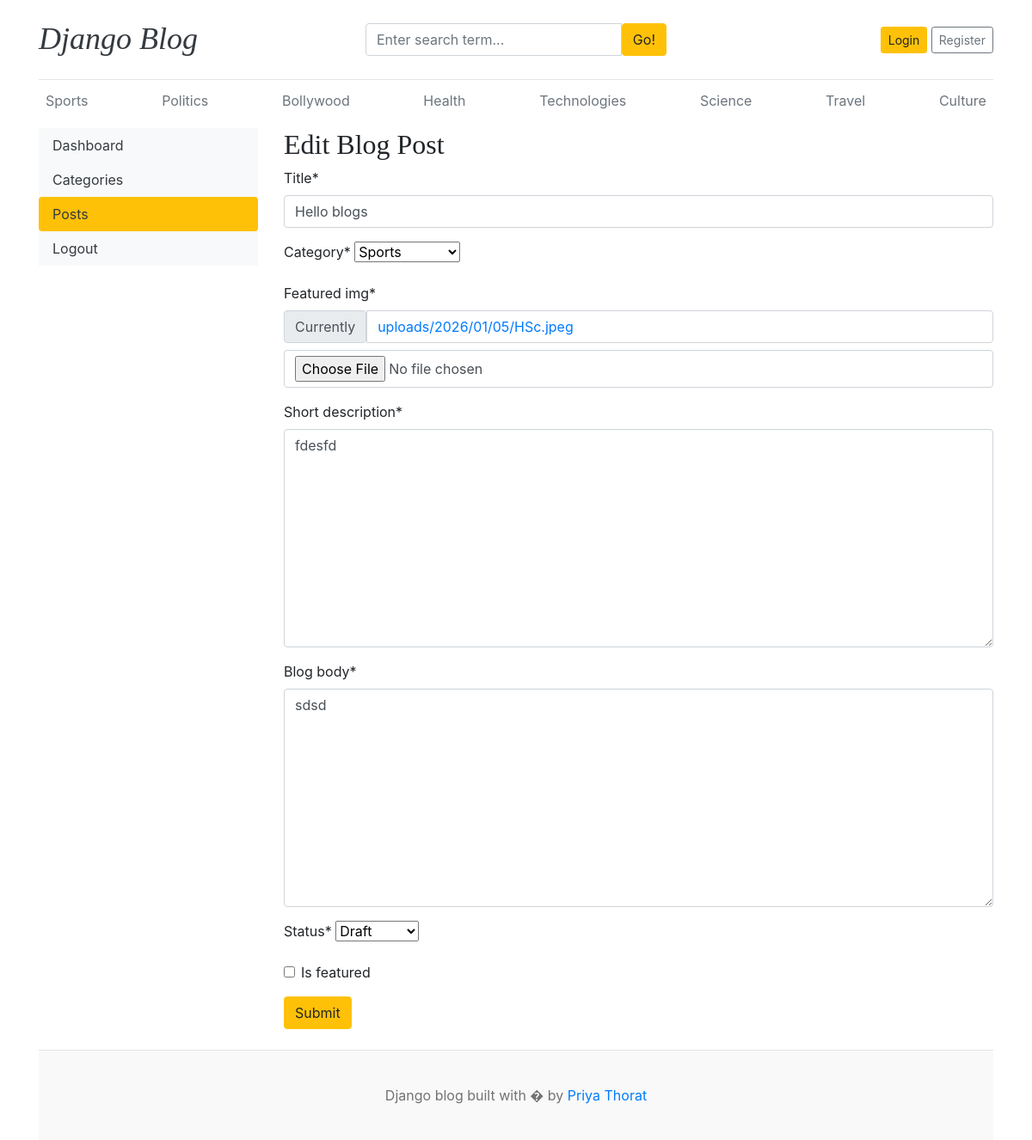
/dashboard/posts/edit/2, run on the app's committed database.
### blogs/models.py (models this page shows, shortened)
class Category(models.Model):
    category_name=models.CharField(max_length=50,unique=True)
    created_at=models.DateTimeField(auto_now_add=True)
    updated_at=models.DateTimeField(auto_now=True)
    class Meta:  #its for plural categorys to ==
        verbose_name_plural='categories'
    def __str__(self): #its used for admin panel not to return object1 return name
        return self.category_name

class Blog(models.Model):
    title = models.CharField(max_length=100)
    slug = models.SlugField(max_length=150, unique=True, blank=True)
    category = models.ForeignKey(Category, on_delete=models.CASCADE)
    author = models.ForeignKey(User, on_delete=models.CASCADE)
    featured_img = models.ImageField(upload_to='uploads/%Y/%m/%d')
    short_description = models.TextField(max_length=500)
    blog_body = models.TextField(max_length=2000)
    status = models.CharField(max_length=20,choices=STATUS_CHOICES, default="Draft")
    is_featured = models.BooleanField(default=False)
    created_at = models.DateTimeField(auto_now_add=True)
    updated_at = models.DateTimeField(auto_now=True)

### dashboards/views.py (the view, shortened to what this page needs)
# urls.py: path('posts/edit/<int:pk>',views.edit_post,name="edit_post"),
def edit_post(req,pk):
    post=get_object_or_404(Blog,pk=pk)#to get all the data
    form=BlogPostForm(instance=post)
    context={
        'form':form,
        'post':post,
    }
    return render(req,'dashboard/edit_post.html',context)

### dashboards/forms.py
class BlogPostForm(forms.ModelForm):
    class Meta:
        model=Blog
        fields=('title','category','featured_img','short_description','blog_body','status','is_featured')

### blogs/context_processors.py (called while the page is built)
def get_categories(request):
    categories=Category.objects.all()
    return dict(categories=categories)

def get_social_links(request):
    social_links=SocialLink.objects.all()
    return dict(social_links=social_links)

### template/dashboard/edit_post.html (shortened to what this page needs)
{% extends 'base.html' %}
{% load crispy_forms_tags %}
{% block content %}
<div class="row">
 {% include 'dashboard/sidebar.html' %}
     <div class="col-md-9">
        <h2>Edit Blog Post</h2>
        <form action="{% url 'edit_post' post.id %}" method="POST" enctype="multipart/form-data">
            {{ form | crispy }}
            <button type=" submit" class="btn btn-warning">Submit</button>
        </form>
        <br>
     </div>
</div>
{% endblock %}

### template/base.html (shortened to what this page needs)
<!DOCTYPE html>
<html lang="en">
<head>
    <link href="https://getbootstrap.com/docs/4.0/dist/css/bootstrap.min.css" rel="stylesheet">
    <link href="css/blog.css" rel="stylesheet">
    <link rel="stylesheet" href="https://cdnjs.cloudflare.com/ajax/libs/font-awesome/7.0.1/css/all.min.css" />
  </head>
<body>
    <div class="container">
      <header class="blog-header py-3">
        <div class="row flex-nowrap justify-content-between align-items-center">
          <div class="col-4 pt-1">
            <h1 class="font-italic"><a class="blog-header-logo text-dark" href="/">Django Blog</a></h1>
          </div>
          <div class="col-4">
            <form action="{% url 'search'%}" method="GET">
              <div class="input-group">
                        <input class="form-control" type="text" name="keyword" value="{{keyword}}" placeholder="Enter search term..." aria-label="Enter search term..." aria-describedby="button-search" />
                        <button type="submit" class="btn btn-warning" id="button-search" type="button">Go!</button>
                    </div>
            </form>
          </div>
          <div class="col-4 d-flex justify-content-end align-items-center">
            {% if not user.is_authenticated%}
            <a class="btn btn-sm btn-warning" href="{% url 'login' %}">Login</a> &nbsp;
            <a class="btn btn-sm btn-outline-secondary" href="{% url 'register' %}">Register</a>
            {% else %}
            <span><a href=" {% url 'dashboard' %}">Dashboard</a></span>&nbsp;&nbsp;
            <span><a href="{% url 'logout' %}">Logout</a></span>
            {% endif %}
          </div>
        </div>
      </header>
      <div class="nav-scroller py-1 mb-2">
        <nav class="nav d-flex justify-content-between">
          {% for cat in categories%}
          <a class="p-2 text-muted" href="{% url 'posts_by_category' cat.id %}">{{cat.category_name}}</a>
          {%endfor%}
        </nav>
      </div>
{% block content%}
{%endblock%}
   <footer class="blog-footer">
  <p class="text-center">Django blog built with � by <a href="#">Priya Thorat</a></p>
</footer>
</body>
</html>

### blog_main/static/css/blog.css (style rules this page uses)
.blog-header { border-bottom: 1px solid #e5e5e5; }
.blog-header-logo { font-family: "Playfair Display", Georgia, "Times New Roman", serif; font-size: 2.25rem; }
h1, h2, h3, h4, h5, h6 { font-family: "Playfair Display", Georgia, "Times New Roman", serif; }
.blog-footer { padding: 2.5rem 0; color: #727272; text-align: center; background-color: #f9f9f9; border-top: .05rem solid #e5e5e5; }
.blog-footer p:last-child { margin-bottom: 0; }

### data on the page
Category: category_name "Sports"
Category: category_name "Politics"
Category: category_name "Bollywood"
Category: category_name "Health"
Category: category_name "Technologies"
Category: category_name "Science"
Category: category_name "Travel"
Category: category_name "Culture"
Blog: title "Hello blogs", category "Sports", short_description "fdesfd", blog_body "sdsd", status "Draft"
